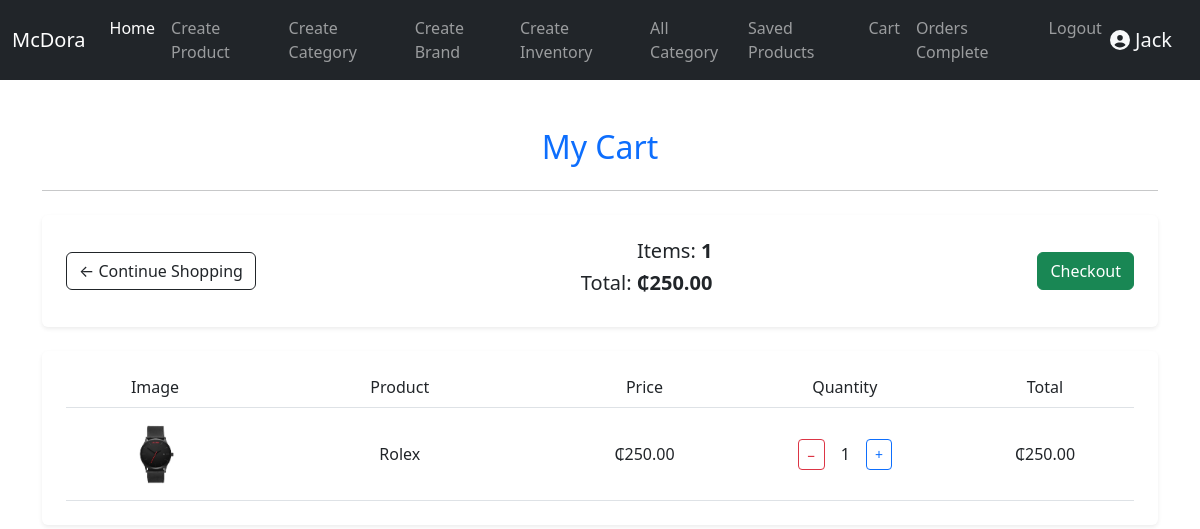
/cart/ (signed in), run on an earlier commit of the app's database.
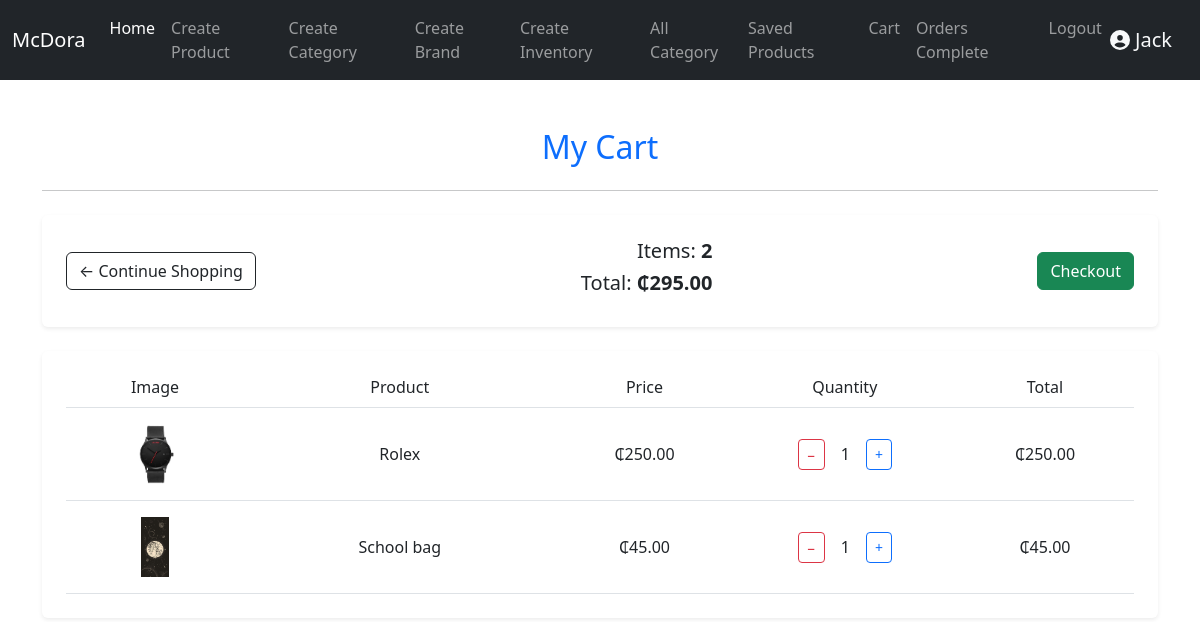
And on a later commit of the database.
### store/models.py (models this page shows, shortened)
class Cart(models.Model):
    created_at = models.DateTimeField(auto_now_add=True)
    complete = models.BooleanField(default=False)
    customer = models.ForeignKey('Customer', on_delete=models.CASCADE, null=True, blank=True)
    @property
    def cart_total_price(self):
        return sum(item.item_total_price for item in self.cartitem_set.all())
    @property
    def cart_total_items(self):
        return sum(item.quantity for item in self.cartitem_set.all())

class CartItem(models.Model):
    product = models.ForeignKey(Product, on_delete=models.CASCADE, null=True)
    cart = models.ForeignKey(Cart, on_delete=models.CASCADE, null=True)
    quantity = models.IntegerField(default=0, null=True)
    @property
    def item_total_price(self):
        return self.product.price * self.quantity

class Product(models.Model):
    name = models.CharField(max_length=100, null=True)
    description = models.TextField(null=True)
    category = models.ForeignKey(Category, on_delete=models.SET_NULL, related_name='products', null=True)
    brand = models.ForeignKey(Brand, on_delete=models.SET_NULL, related_name='products', null=True)
    product_status = models.ForeignKey(ProductStatus, on_delete=models.SET_NULL, null=True)
    image = models.ImageField(upload_to= 'products/', null=True, blank=True)
    product_document = models.ForeignKey(ProductDocument, on_delete=models.SET_NULL, null=True, blank=True)
    price = models.DecimalField(max_digits=10, decimal_places=2, null=True)
    date_created = models.DateTimeField(auto_now_add=True, null=True)
    creator = models.ForeignKey(User, on_delete=models.SET_NULL, null=True)

### store/views.py (the view)
# urls.py: path('cart/', views.cart, name='cart'),
@login_required(login_url="login")
def cart(request):
    if not request.user.is_authenticated:
        messages.error(request, 'You must be logged in to view the cart.')
        return redirect('login')
    customer = getattr(request.user, 'customer', None)
    if customer:
        cart = Cart.objects.filter(customer=customer, complete=False).first()
        if not cart:
            cart = Cart.objects.create(customer=customer, complete=False)
        items = CartItem.objects.select_related('product').filter(cart=cart)
    else:
        messages.error(request, 'Please login.')
        return redirect('login')
    context = {'cart': cart, 'items': items}
    return render(request, 'cart.html', context)

### store/templates/cart.html (shortened to what this page needs)
{% extends 'base.html' %}
{% block content %}
<div class="container my-5">
    <div class="row">
        <div class="col-lg-12 text-center">
            <h2 class="font-weight-bold text-primary">My Cart</h2>
            <hr class="my-4">
        </div>
    </div>
    <div class="row">
        <div class="col-lg-12">
            <div class="box-element shadow-sm p-4 rounded d-flex justify-content-between align-items-center">
                <a class="btn btn-outline-dark" href="{% url 'home' %}">&#x2190; Continue Shopping</a>
                <div class="text-end">
                    <h5>Items: <strong>{{ cart.cart_total_items }}</strong></h5>
                    <h5>Total: <strong>₵{{ cart.cart_total_price|floatformat:2 }}</strong></h5>
                </div>
                <a class="btn btn-success" href="{% url 'checkout' %}">Checkout</a>
            </div>
        </div>
    </div>
    <br>
    <div class="box-element shadow-sm p-4 rounded">
        <div class="cart-row d-flex justify-content-between font-weight-bold text-center border-bottom pb-2">
            <div class="col-2">Image</div>
            <div class="col-3">Product</div>
            <div class="col-2">Price</div>
            <div class="col-2">Quantity</div>
            <div class="col-2">Total</div>
        </div>
        {% for item in items %}
        <div class="cart-row d-flex justify-content-between align-items-center text-center py-3 border-bottom">
            <div class="col-2">
                 {% if item.product.image %}
                <img src="{{ item.product.image.url }}" alt="{{ item.product.name }}" style="max-height: 60px;">
            {% else %}
                <span>No image</span>
            {% endif %}
            </div>
            <div class="col-3">
                <p class="mb-0">{{ item.product.name }}</p>
            </div>
            <div class="col-2">
                <p class="mb-0">₵{{ item.product.price }}</p>
            </div>
            <div class="col-2">
                <div class="d-flex justify-content-center align-items-center">
                    <form action="{% url 'remove_from_cart' id=item.product.id %}" method="POST" class="me-2">
                        <button type="submit" class="btn btn-outline-danger btn-sm">−</button>
                    </form>
                    <span class="mx-2">{{ item.quantity }}</span>
                    <form action="{% url 'increase_quantity' id=item.product.id %}" method="POST" class="ms-2">
                        <button type="submit" class="btn btn-outline-primary btn-sm">+</button>
                    </form>
                </div>
            </div>
            <div class="col-2">
                <p class="mb-0">₵{{ item.item_total_price|floatformat:2 }}</p>
            </div>
        </div>
        {% empty %}
        <div class="text-center my-4">
            <h5>Your cart is empty 🛒</h5>
            <a href="{% url 'home' %}" class="btn btn-outline-primary mt-3">Start Shopping</a>
        </div>
        {% endfor %}
    </div>
</div>
{% endblock content %}

What changed in the data, as far as the page shows it:
computed for Cart: cart_total_items "1" → "2"; cart_total_price "250.00" → "295.00"
added CartItem: product.image (picture), product.name "School bag", product.price "45.00", quantity "1", item_total_price "45.00"
